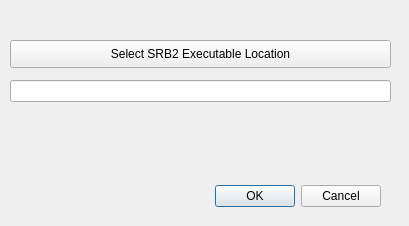
<?xml version="1.0" encoding="UTF-8"?>
<ui version="4.0">
 <class>Dialog</class>
 <widget class="QDialog" name="Dialog">
  <property name="geometry">
   <rect>
    <x>0</x>
    <y>0</y>
    <width>409</width>
    <height>226</height>
   </rect>
  </property>
  <property name="windowTitle">
   <string>Dialog</string>
  </property>
  <widget class="QDialogButtonBox" name="buttonBox">
   <property name="geometry">
    <rect>
     <x>40</x>
     <y>180</y>
     <width>341</width>
     <height>32</height>
    </rect>
   </property>
   <property name="orientation">
    <enum>Qt::Horizontal</enum>
   </property>
   <property name="standardButtons">
    <set>QDialogButtonBox::Cancel|QDialogButtonBox::Ok</set>
   </property>
  </widget>
  <widget class="QPushButton" name="selectLocation">
   <property name="geometry">
    <rect>
     <x>10</x>
     <y>40</y>
     <width>381</width>
     <height>28</height>
    </rect>
   </property>
   <property name="text">
    <string>Select SRB2 Executable Location</string>
   </property>
  </widget>
  <widget class="QLineEdit" name="srb2Location">
   <property name="geometry">
    <rect>
     <x>10</x>
     <y>80</y>
     <width>381</width>
     <height>22</height>
    </rect>
   </property>
  </widget>
 </widget>
 <resources/>
 <connections>
  <connection>
   <sender>buttonBox</sender>
   <signal>accepted()</signal>
   <receiver>Dialog</receiver>
   <slot>accept()</slot>
   <hints>
    <hint type="sourcelabel">
     <x>248</x>
     <y>254</y>
    </hint>
    <hint type="destinationlabel">
     <x>157</x>
     <y>274</y>
    </hint>
   </hints>
  </connection>
  <connection>
   <sender>buttonBox</sender>
   <signal>rejected()</signal>
   <receiver>Dialog</receiver>
   <slot>reject()</slot>
   <hints>
    <hint type="sourcelabel">
     <x>316</x>
     <y>260</y>
    </hint>
    <hint type="destinationlabel">
     <x>286</x>
     <y>274</y>
    </hint>
   </hints>
  </connection>
 </connections>
</ui>
